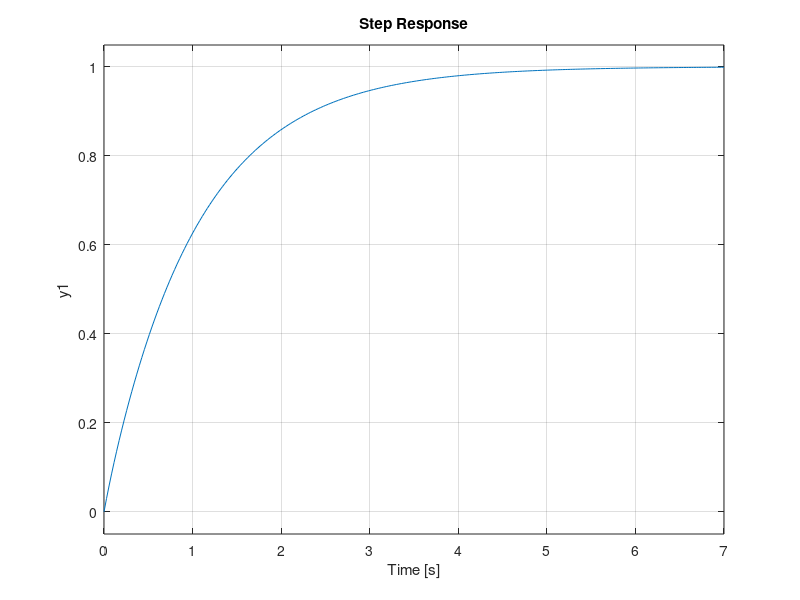

This figure's MATLAB source:
%APARTADO 2)
s = tf('s');
dni=21050001;
rng(dni);

p1=1+0.2*(rand-0.5);
p2=11+0.2*(rand-0.5);
c=10+0.2*(rand-0.5);

A=p1*p2/c
B=p1*p2
N=p1+p2-A
kp=B/N
kd=(A-kp)/N

T=((p1*p2/c)*(s+c))/((s+p1)*(s+p2))


figure(2)
step(T)

